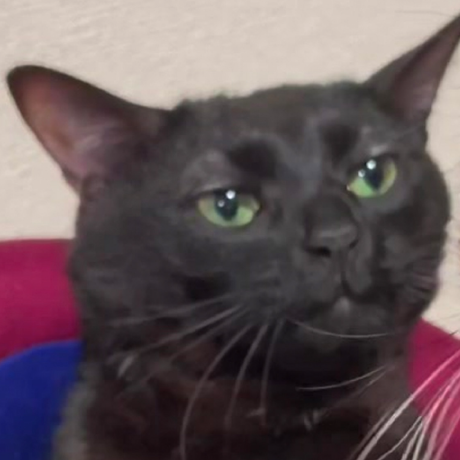
#> input picture EdgeDetection/images/img.png, 460 x 460 px, found by its file name
$ python canny_edge.py
#> lines starting #> are read from the running program, lines starting #| are printed output that depends on the picture
import cv2
import os
import numpy as np

# 이미지 파일 경로 확인
image_path = "/home/sullung/Dev/OpenCV/EdgeDetection/images/img.png"
if not os.path.exists(image_path):
    print("이미지 파일을 찾을 수 없습니다.")
    exit()

src = cv2.imread(image_path, cv2.IMREAD_GRAYSCALE)
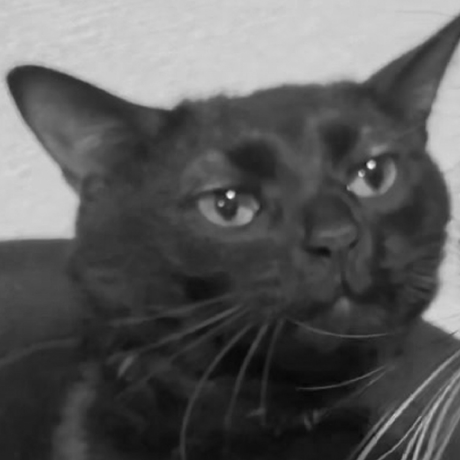
#> src: shape (460, 460); min 6, max 247, mean 90.7
if src is None:
    print("이미지를 불러오는 데 실패했습니다.")
    exit()

# 이미지 크기 조정
max_size = 800
height, width = src.shape[:2]
#> height = 460; width = 460
if max(height, width) > max_size:
    scale = max_size / max(height, width)
    src = cv2.resize(src, None, fx=scale, fy=scale)

# 가우시안 블러 적용
blurred = cv2.GaussianBlur(src, (5, 5), 0)

# 자동 임계값 계산
median = np.median(blurred)
#> median = 65
lower = int(max(0, (1.0 - 0.33) * median))
#> lower = 43
upper = int(min(255, (1.0 + 0.33) * median))
#> upper = 86

# Canny 엣지 검출 적용
canny = cv2.Canny(blurred, lower, upper)
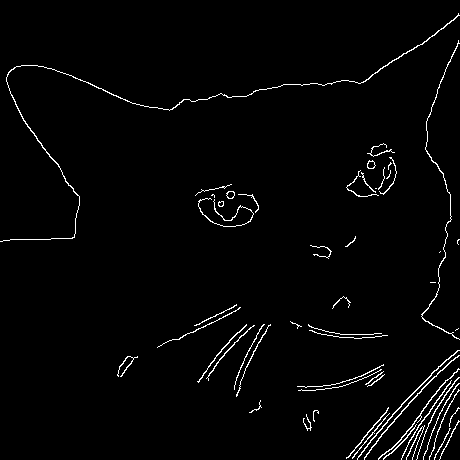
#> canny: shape (460, 460); 2.2% white in thin lines or dots

cv2.imshow("src", src)
cv2.imshow("canny", canny)
cv2.waitKey()
cv2.destroyAllWindows()

$ run again, with EdgeDetection/images/building.png copied over EdgeDetection/images/img.png
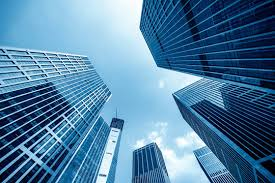
#> input picture EdgeDetection/images/building.png, 275 x 183 px, found by its file name
#> `blurred = cv2.GaussianBlur(src, (5, 5), 0)`:
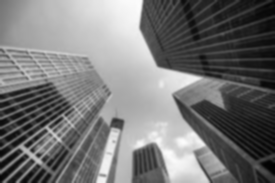
#> blurred: shape (183, 275); min 1, max 252, mean 117.8
#> median = 115
#> lower = 77
#> upper = 152
#> `canny = cv2.Canny(blurred, lower, upper)`:
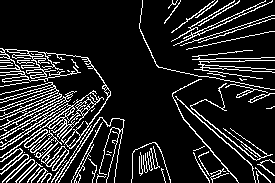
#> canny: shape (183, 275); 14.1% white in thin lines or dots

$ run again, with EdgeDetection/images/building_2.png copied over EdgeDetection/images/img.png
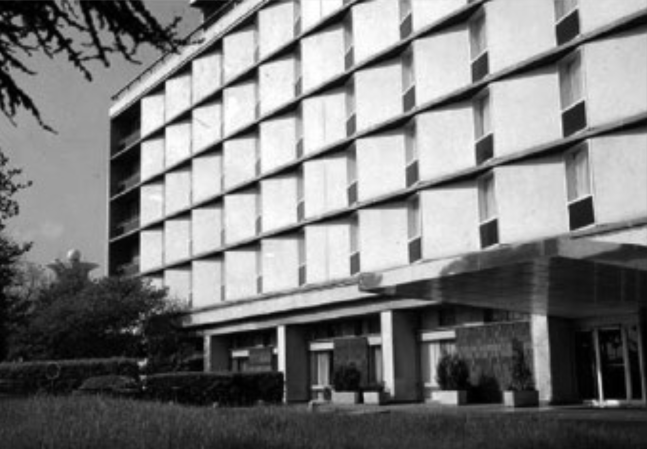
#> input picture EdgeDetection/images/building_2.png, 1294 x 898 px, found by its file name (shown at 1/2 size)
#> src is the input picture: shape (898, 1294); min 0, max 255, mean 122.9
#> `src = cv2.resize(src, None, fx=scale, fy=scale)`:
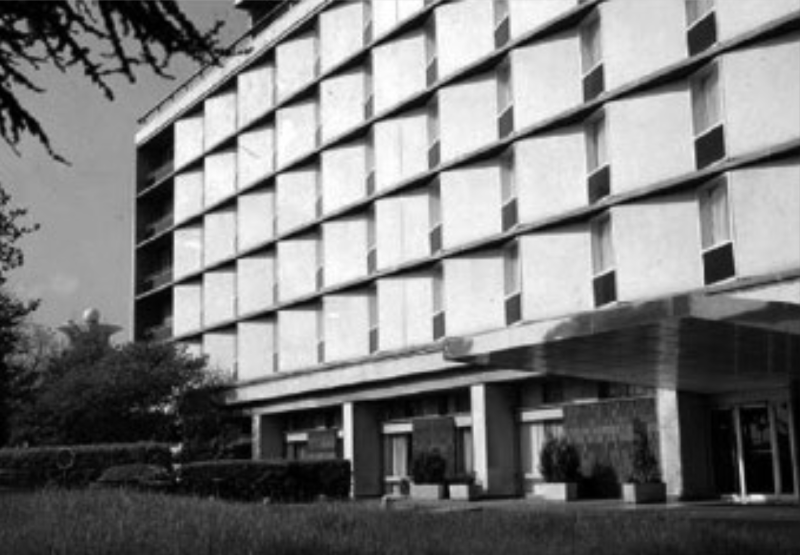
#> src: shape (555, 800); min 0, max 255, mean 122.8
#> median = 120
#> lower = 80
#> upper = 159
#> `canny = cv2.Canny(blurred, lower, upper)`:
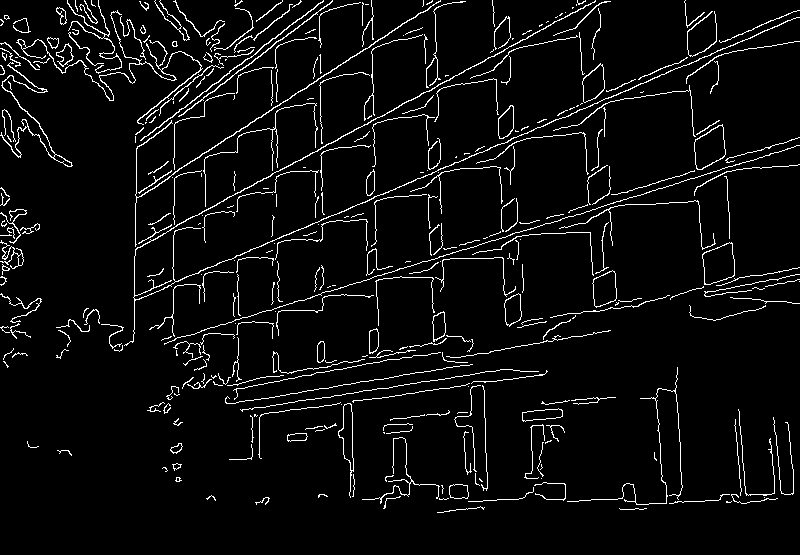
#> canny: shape (555, 800); 5.1% white in thin lines or dots
